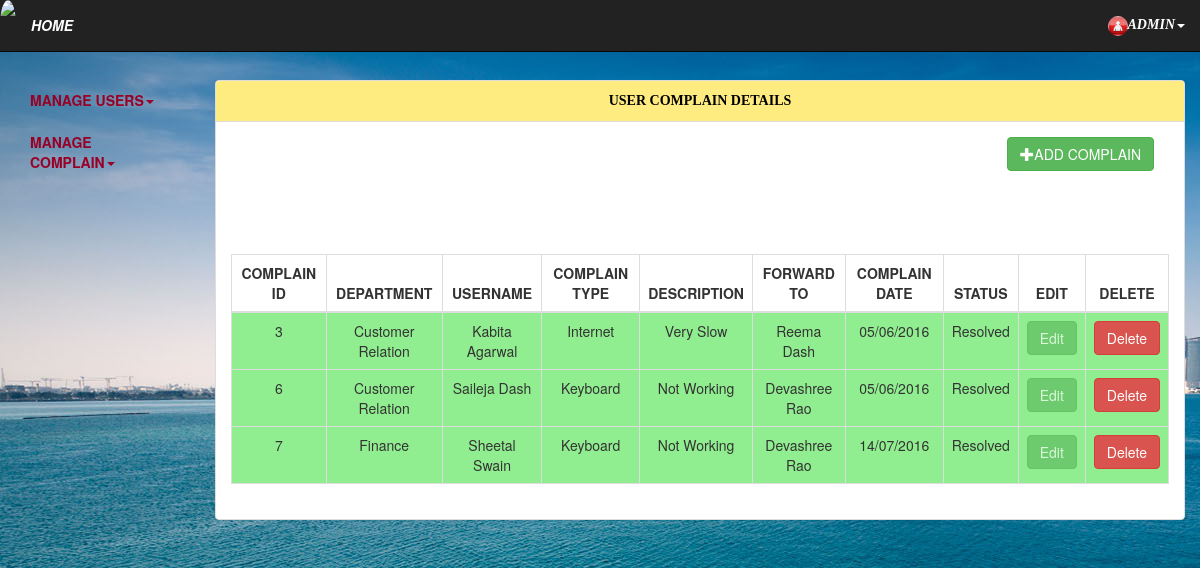
The page /user_complain.php on the database its author committed.
### tables this page shows
CREATE TABLE `add_complain` (
  `complain_id` int(11) NOT NULL,
  `dept_id` int(11) NOT NULL,
  `emp_id` int(11) NOT NULL,
  `email` varchar(50) NOT NULL,
  `type_id` int(11) NOT NULL,
  `desc_id` int(11) NOT NULL,
  `it_id` int(11) NOT NULL,
  `complain_date` datetime NOT NULL DEFAULT CURRENT_TIMESTAMP,
  `complain_time` datetime NOT NULL DEFAULT CURRENT_TIMESTAMP,
  `resolve_date` date DEFAULT NULL,
  `resolve_time` datetime DEFAULT NULL,
  `complain_status` varchar(50) DEFAULT 'Pending'
);

CREATE TABLE `dept_details` (
  `dept_id` int(11) NOT NULL,
  `dept_name` varchar(50) NOT NULL
);

CREATE TABLE `emp_details` (
  `emp_id` int(11) NOT NULL,
  `emp_name` varchar(50) NOT NULL,
  `dept_id` int(11) NOT NULL,
  `system_ip` varchar(50) NOT NULL,
  `system_name` varchar(50) NOT NULL,
  `mob_no` varchar(10) NOT NULL,
  `email` varchar(50) NOT NULL,
  `reg_date` datetime NOT NULL DEFAULT CURRENT_TIMESTAMP
);

CREATE TABLE `complain_type` (
  `type_id` int(11) NOT NULL,
  `type_name` varchar(50) NOT NULL
);

CREATE TABLE `complain_desc` (
  `desc_id` int(11) NOT NULL,
  `desc_name` varchar(50) NOT NULL,
  `type_id` int(11) NOT NULL
);

CREATE TABLE `it_details` (
  `it_id` int(11) NOT NULL,
  `it_name` varchar(50) NOT NULL,
  `user_name` varchar(50) NOT NULL,
  `mob_no` varchar(10) NOT NULL,
  `email` varchar(50) NOT NULL,
  `password` varchar(50) NOT NULL,
  `reg_date` datetime NOT NULL DEFAULT CURRENT_TIMESTAMP
);

### user_complain.php (the view, shortened to what this page needs)
<?php
include 'db_config.php';
?>
<!doctype html>
<html>
<head>
<link href="bootstrap/css/bootstrap.min.css" rel="stylesheet">
<link href="bootstrap/css/login1.css" rel="stylesheet">
</head>
<body data-spy="scroll" data-target="#myScrollspy" data-offset="15" style="overflow-y:scroll">
<nav class="navbar navbar-inverse navbar-fixed-top" style="border-radius:0px">
<div class="container-fluid">
<div class="navbar-header">
<a class="navbar-brand" href="#"><img src="logo3.png" height="100%" width="auto" class="img-circle"></a>
</div>
<ul class="nav navbar-nav">
<li><a href="admin_home.php"><strong><em>HOME</em></strong></a></li>
</ul>
<div class="collapse navbar-collapse">
<ul class="nav navbar-nav navbar-right">
<li class="dropdown">
<a class="dropdown-toggle" data-toggle="dropdown" href="#" style="font-family:georgia"><img src="admin3.jpg" class="img-circle"><strong><em>ADMIN</em></strong><span class="caret"></span></a>
</li>
</ul>
</div>
</div>
</nav>
<div class="row" style="padding-top:80px">
<div class="container-fluid">
<nav class="col-sm-2" id="myScrollspy">
<ul class="nav nav-pills nav-stacked" data-spy="affix" data-offset-top="205">
<li class="dropdown">
<a class="dropdown-toggle" id="1" href="#" style="color:#990026"><strong>MANAGE USERS</strong><span class="caret"></span></a>
</li>
<li class="dropdown">
<a class="dropdown-toggle" data-toggle="dropdown" id="2" href="#" style="color:#990026"><strong>MANAGE COMPLAIN</strong><span class="caret"></span></a>
</li>
</ul>
</nav>
<div class="col-sm-10">
<div class="panel panel-default">
<div class="panel-heading" style="font-family:georgia;color:black;background-color:#ffec80;"><div class="text-center"><strong>USER COMPLAIN DETAILS</strong></div></div>
<div class="panel-body" style="max-height:450px;overflow-y:scroll;">
<form role="form" action="add_complain.php">
<div class="container center_div2">
<div class="form-group">
<button type="submit" class="btn btn-success pull-right" ><span class="glyphicon glyphicon-plus"></span>ADD COMPLAIN</button>
</div>
<br><br>
</div>
</form>
<br><br>
<div class="row">
<div class="col-lg-12">
</div>
</div>
<div class="row">
<div class="col-lg-12">
</div>
</div>
<br>
<div class="table-responsive">
<table class="table table-bordered">
<thead>
<tr>
<th class="text-center">COMPLAIN ID</th>
<th class="text-center">DEPARTMENT</th>
<th class="text-center">USERNAME</th>
<th class="text-center">COMPLAIN TYPE</th>
<th class="text-center">DESCRIPTION</th>
<th class="text-center">FORWARD TO</th>
<th class="text-center">COMPLAIN DATE</th>
<th class="text-center">STATUS</th>
<th class="text-center">EDIT</th>
<th class="text-center">DELETE</th>
</tr>
</thead>
<tbody>
<?php
$sql="select * from add_complain inner join dept_details on add_complain.dept_id=dept_details.dept_id inner join emp_details on add_complain.emp_id=emp_details.emp_id inner join complain_type on add_complain.type_id=complain_type.type_id inner join complain_desc on add_complain.desc_id=complain_desc.desc_id inner join it_details on add_complain.it_id=it_details.it_id";
$query=mysqli_query($conn,$sql);
foreach ($query as $tb){
?>
<tr>
<td class="text-center" style="<?php if($tb['complain_status']=="Pending"){?> background-color:lightblue; <?php } else {?> background-color:lightgreen;<?php }?>" >
<?php echo $tb['complain_id']; ?></td>
<td class="text-center" style="<?php if($tb['complain_status']=="Pending"){?> background-color:lightblue; <?php } else {?> background-color:lightgreen;<?php }?>" >
<?php echo $tb['dept_name']; ?></td>
<td class="text-center" style="<?php if($tb['complain_status']=="Pending"){?> background-color:lightblue; <?php } else {?> background-color:lightgreen;<?php }?>" >
<?php echo $tb['emp_name']; ?></td>
<td class="text-center" style="<?php if($tb['complain_status']=="Pending"){?> background-color:lightblue; <?php } else {?> background-color:lightgreen;<?php }?>" >
<?php echo $tb['type_name']; ?></td>
<td class="text-center" style="<?php if($tb['complain_status']=="Pending"){?> background-color:lightblue; <?php } else {?> background-color:lightgreen;<?php }?>" >
<?php echo $tb['desc_name']; ?></td>
<td class="text-center" style="<?php if($tb['complain_status']=="Pending"){?> background-color:lightblue; <?php } else {?> background-color:lightgreen;<?php }?>" >
<?php echo $tb['it_name']; ?></td>
<td class="text-center" style="<?php if($tb['complain_status']=="Pending"){?> background-color:lightblue; <?php } else {?> background-color:lightgreen;<?php }?>" >
<?php echo date("d/m/Y", strtotime($tb['complain_date'])); ?></td>
<td class="text-center" style="<?php if($tb['complain_status']=="Pending"){?> background-color:lightblue; <?php } else {?> background-color:lightgreen;<?php }?>" >
<?php echo $tb['complain_status']; ?></td>
<?php if($tb['complain_status']=="Pending"){
?>
<td class="text-center" style="<?php if($tb['complain_status']=="Pending"){?> background-color:lightblue; <?php } else {?> background-color:lightgreen;<?php }?>" >
<a class="btn btn-success" href="edit_complain.php?id=<?php echo $tb['complain_id']; ?>">Edit</button></td>
<?php }
else {?>
<td class="text-center" style="<?php if($tb['complain_status']=="Pending"){?> background-color:lightblue; <?php } else {?> background-color:lightgreen;<?php }?>" >
<button class="btn btn-success" disabled="disabled" >Edit</button></td>
<?php }?>
<td class="text-center" style="<?php if($tb['complain_status']=="Pending"){?> background-color:lightblue; <?php } else {?> background-color:lightgreen;<?php }?>" >
<a class="btn btn-danger" href="delete_complain.php?id=<?php echo $tb['complain_id']; ?>">Delete</a></td>
</tr>
<?php } ?>
</tbody>
</table>
</div>
</div>
</div>
</div>
</div>
</div>
</body>
</html>

### user_complain.php (style rules this page uses)
body { background-image:url("bckg1.jpg"); }
.img-circle { height:20px; width:auto; }
.navbar-inverse .navbar-nav > li > a { color:white; }

### rows shown on the page
add_complain: complain_id "3", dept.dept_name "Customer Relation", emp.emp_name "Kabita Agarwal", type.type_name "Internet", desc.desc_name "Very Slow", it.it_name "Reema Dash", complain_date "05/06/2016", complain_status "Resolved", shows "Edit"
add_complain: complain_id "6", dept.dept_name "Customer Relation", emp.emp_name "Saileja Dash", type.type_name "Keyboard", desc.desc_name "Not Working", it.it_name "Devashree Rao", complain_date "05/06/2016", complain_status "Resolved", shows "Edit"
add_complain: complain_id "7", dept.dept_name "Finance", emp.emp_name "Sheetal Swain", type.type_name "Keyboard", desc.desc_name "Not Working", it.it_name "Devashree Rao", complain_date "14/07/2016", complain_status "Resolved", shows "Edit"
